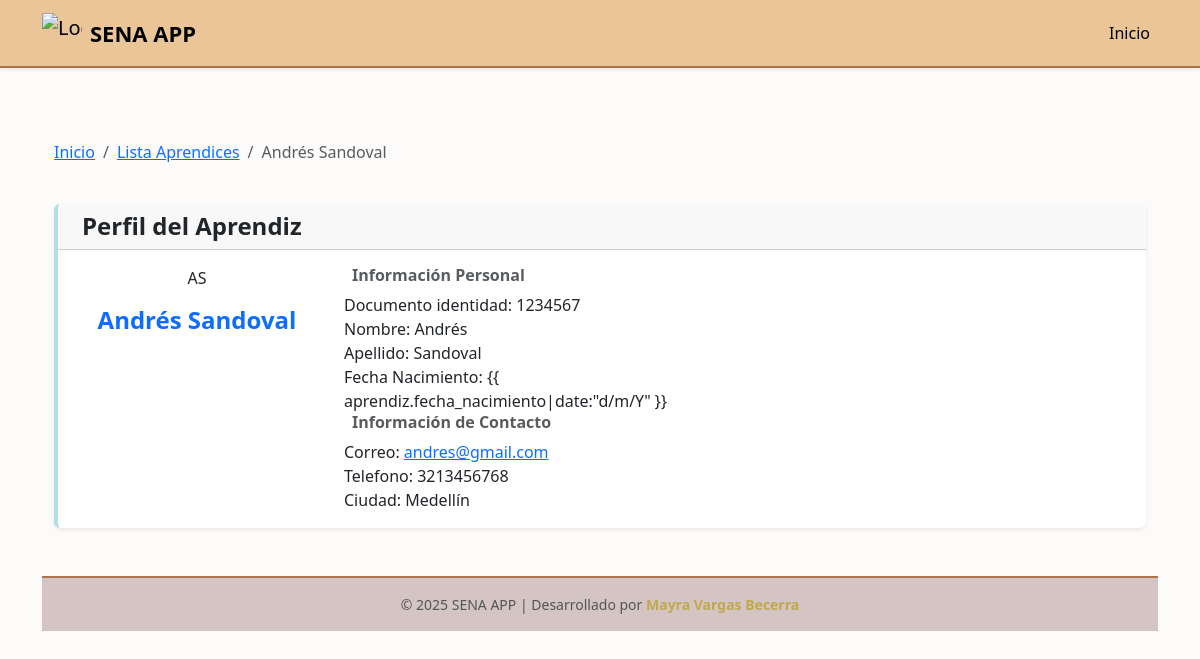
/aprendices/aprendiz/1, run on the app's committed database.
### aprendices/models.py (models this page shows, shortened)
class Aprendiz(models.Model):
    documento_identidad = models.CharField(max_length=20, unique=True)
    nombre = models.CharField(max_length=100)
    apellido = models.CharField(max_length=100)
    telefono = models.CharField(max_length=10, null=True)
    correo = models.EmailField(null=True)
    fecha_nacimiento = models.DateField(null=True)
    ciudad = models.CharField(max_length=100, null=True)
    class Meta:
        verbose_name = "Aprendiz"
        verbose_name_plural = "Aprendices"
        ordering = ['apellido', 'nombre']
    def nombre_completo(self):
        return f"{self.nombre} {self.apellido}"

### aprendices/views.py (the view)
# urls.py: path('aprendices/aprendiz/<int:aprendiz_id>', views.detalle_aprendiz, name='detalle_aprendiz'),
def detalle_aprendiz(request, aprendiz_id):
    aprendiz = get_object_or_404(Aprendiz, id=aprendiz_id)
    template = loader.get_template('detalle_aprendiz.html')
    context = {
        'aprendiz': aprendiz,
    }
    return HttpResponse(template.render(context, request))

### aprendices/templates/detalle_aprendiz.html (shortened to what this page needs)
{% extends 'base.html'%}
{% block content %}
<div class="container-fluid py-4">
  <div class="row mb-4">
    <div class="col-12">
      <nav aria-label="breadcrumb">
        <ol class="breadcrumb">
          <li class="breadcrumb-item">
            <a href="/" class="back-link">Inicio</a>
          </li>
          <li class="breadcrumb-item">
            <a href="{% url 'aprendices:lista_aprendices' %}" class="back-link"
              >Lista Aprendices</a
            >
          </li>
          <li class="breadcrumb-item active" aria-current="page">
            {{ aprendiz.nombre_completo }}
          </li>
        </ol>
      </nav>
    </div>
  </div>
  <div class="row mb-4">
    <div class="col-12">
      <div class="card shadow-sm">
        <div class="card-header d-flex align-items-center">
          <h4 class="mb-0">Perfil del Aprendiz</h4>
        </div>
        <div class="card-body">
          <div class="row">
            <div class="col-md-3 text-center">
              <div class="instructor-avatar mb-3">
                {{ aprendiz.nombre.0 }}{{ aprendiz.apellido.0 }}
              </div>
              <h4 class="text-primary">{{ aprendiz.nombre_completo }}</h4>
            </div>
            <div class="col-md-9">
              <div class="row">
                <div class="col-lg-6">
                  <div class="info-item">
                    <h6 class="text-muted mb-2">
                      <strong>Información Personal</strong>
                    </h6>
                    <p class="mb-0">
                      Documento identidad: {{ aprendiz.documento_identidad }}
                    </p>
                    <p class="mb-0">Nombre: {{ aprendiz.nombre }}</p>
                    <p class="mb-0">Apellido: {{ aprendiz.apellido }}</p>
                    <p class="mb-0">
                      Fecha Nacimiento: {{
                      aprendiz.fecha_nacimiento|date:"d/m/Y" }}
                    </p>
                  </div>
                </div>
              </div>
              <div class="row">
                <div class="col-lg-6">
                  <div class="info-item">
                    <h6 class="text-muted mb-2">
                      <strong>Información de Contacto</strong>
                    </h6>
                    <p class="mb-0">
                      Correo:
                      <a href="mailto:{{ aprendiz.correo }}"
                        >{{ aprendiz.correo }}</a
                      >
                    </p>
                    <p class="mb-0">Telefono: {{ aprendiz.telefono }}</p>
                    <p class="mb-0">Ciudad: {{ aprendiz.ciudad }}</p>
                  </div>
                </div>
              </div>
            </div>
          </div>
        </div>
      </div>
    </div>
  </div>
{% endblock %}

### aprendices/templates/base.html (style rules this page uses)
body { background-color: #fdfafa; color: #333; font-family: 'Segoe UI', sans-serif; }
h1, h2, h3, h4, h5 { font-weight: 600; }
.card { background-color: #ffffff; border: none; border-left: 4px solid #b0e0e6; box-shadow: 0 2px 6px rgba(0, 0, 0, 0.05); transition: transform 0.2s ease-in-out; }

### data on the page
Aprendiz: nombre_completo "Andrés Sandoval", nombre.0 "A", apellido.0 "S", documento_identidad "1234567", nombre "Andrés", apellido "Sandoval", correo "andres@gmail.com", telefono "3213456768", ciudad "Medellín"
